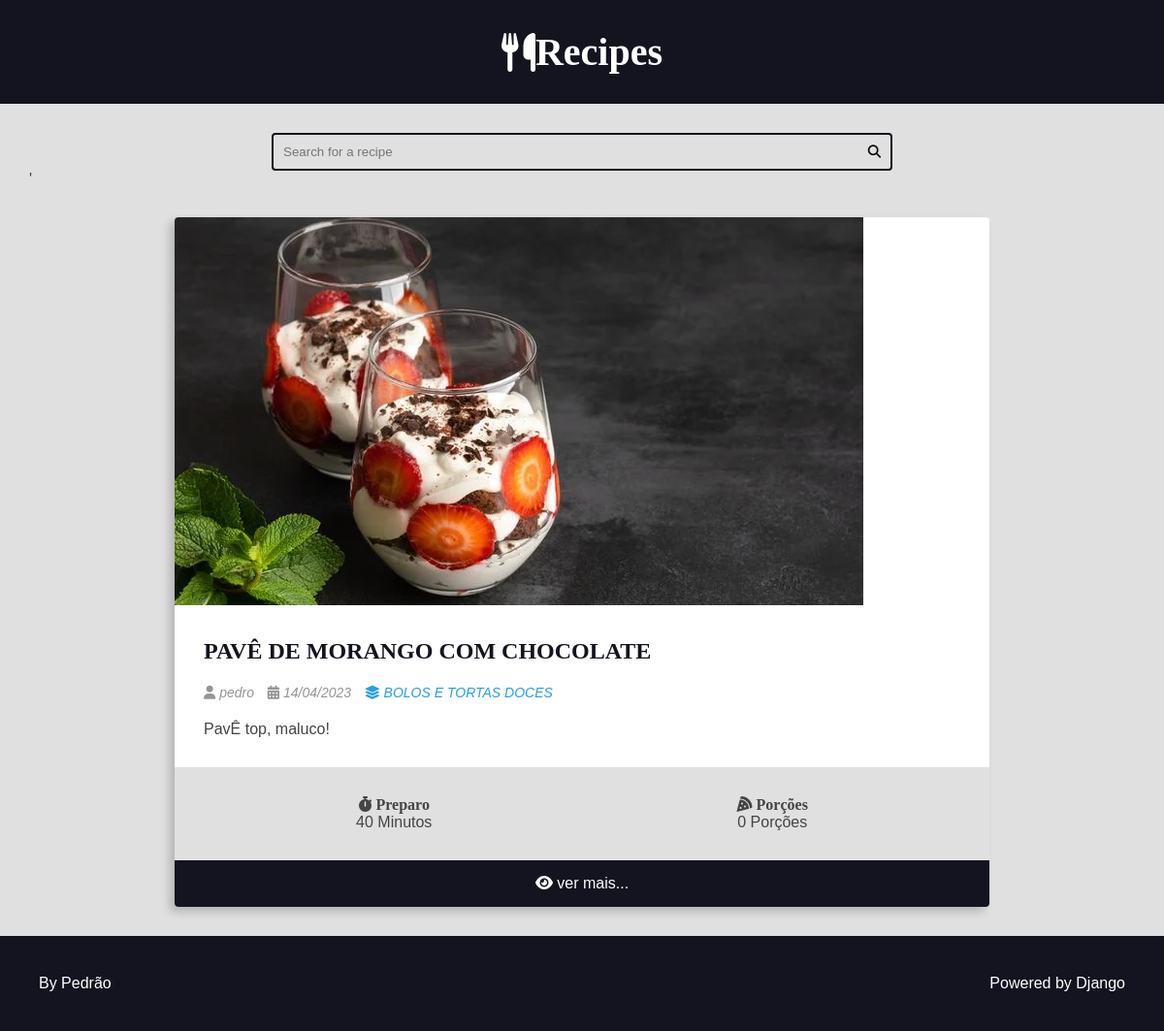
The page /recipes/2/ on the database its author committed.
### recipes/models.py (models this page shows, shortened)
class Recipe(models.Model):
    title = models.CharField(max_length=65)
    description = models.CharField(max_length=165)
    slug = models.SlugField(unique=True)
    preparation_time = models.IntegerField()
    preparation_time_unit = models.CharField(max_length=65)
    servings = models.IntegerField()
    servings_unit = models.CharField(max_length=65)
    preparation_steps = models.TextField()
    prepare_stes_is_html = models.BooleanField(default=False)
    created_at = models.DateField(auto_now_add=True)
    updated_at = models.DateField(auto_now=True)
    is_published = models.BooleanField(default=False)
    cover = models.ImageField(upload_to='recipes/cover/%Y/%m/%d', blank=True, default='')  # noqa: E501
    category = models.ForeignKey(Category, on_delete=models.SET_NULL, null=True, blank=True, default=None)  # noqa: E501
    author = models.ForeignKey(User, on_delete=models.SET_NULL, null=True)

class Category(models.Model):
    title = models.CharField(max_length=65)
    def __str__(self):
        return self.title

### recipes/views.py (the view)
# urls.py: path('', include('recipes.urls')),
def recipes(request, id):
    recipe = get_object_or_404(Recipe, pk=id, is_published=True)
    return render(request, 'recipes.html', context={
        'recipe': recipe,
        'is_detail_page': True,
        })

### recipes/templates/recipes.html (shortened to what this page needs)
{% extends 'base.html' %}
{% block content %}
    {% include "search.html" %}
    <main class="main-content-container">
        <div class="main-content main-content-detail container">
            {% include "card.html" %}
        </div>
    </main>
{% endblock content %}

### recipes/templates/card.html
<div class="recipe recipe-list-item">
    {% if recipe.cover %}
        <div class="recipe-cover">
            <a href=" {% url 'recipes:recipe' recipe.id %}">
                <img src="{{ recipe.cover.url }}" alt="Temporário">
            </a>
        </div>
    {% endif %}
    <div class="recipe-title-container">
        <h2 class="recipe-title">
            <a href="{% url 'recipes:recipe' recipe.id %}">
                {{ recipe.title }}
            </a>
        </h2>
    </div>
    <div class="recipe-author">
        <span class="recipe-author-item">
            <i class="fas fa-user"></i>
            {% if recipe.author is not None %}
                {% if recipe.author.firstname %}
                    {{ recipe.author.first_name }} {{recipe.author.last_name}}
                {% else %}
                    {{recipe.author.username}}
                {% endif %}
            {% else %}
                    Desconhecido
            {% endif %}
        </span>
        <span class="recipe-author-item">
            <i class="fas fa-calendar-alt"></i>
            {{ recipe.created_at|date:"d/m/Y" }}
        </span>
        {% if recipe.category is not None %}
            <span class="recipe-author-item">
                <a href="{% url 'recipes:category' recipe.category.id %}">
                    <i class="fas fa-layer-group"></i>
                    <span>{{recipe.category}}</span>
                </a>
            </span>
        {% endif %}
    </div>
    <div class="recipe-content">
        <p>{{ recipe.description}}</p>
    </div>
    <div class="recipe-meta-container">
        <div class="recipe-meta recipe-preparation">
            <h3 class="recipe-meta-title"><i class="fas fa-stopwatch"></i> Preparo</h3>
            <div class="recipe-meta-text">
                {{recipe.preparation_time }} Minutos
            </div>
        </div>
        <div class="recipe-meta recipe-servings">
            <h3 class="recipe-meta-title"><i class="fas fa-pizza-slice"></i> Porções</h3>
            <div class="recipe-meta-text">
                {{ recipe.servings }} Porções
            </div>
        </div>
    </div>
    <footer class="recipe-footer">
        <a class="recipe-read-more button button-dark button-full-width" href=" {% url 'recipes:recipe' recipe.id %}">
            <i class="fas fa-eye"></i>
            <span>ver mais...</span>
        </a>
    </footer>
</div>

### recipes/static/css/styles.css (style rules this page uses)
:root { --color-primary: #269fe6; --color-primary-hover: #2086c2; --color-primary-dark: #13141f; --color-primary-dark-hover: #212336; --color-primary-light: #d4ecfa; --color-primary-light-hover: #bdd8e7; --color-white: #fff; --color-black: #000; --color-dark-text: #444; --color-info-light: #cce5ff; --color-debug-light: #cce5ff; --color-success-light: #d4edda; --color-alert-light: #fff3cd; --color-warning-light: #fff3cd; --color-error-light: #f8d7da; --color-info-dark: #4d86c4; --color-debug-dark: #4d86c4; --color-success-dark: #4a9c5d; --color-alert-dark: #927f40; --color-warning-dark: #927f40; --color-error-dark: #da525d; --color-gray-0: #f9f9f9; --color-gray-1: #e0e0e0; --color-gray-2: #c7c7c7; --color-gray-3: #aeaeae; --color-gray-4: #959595; --color-gray-5: #7d7d7d; --color-gray-6: #646464; --color-gray-7: #4b4b4b; --color-gray-8: #323232; --color-gray-9: #191919; --font-primary: sans-serif; --font-headings: 'Roboto Slab', serif; --spacing-gutter-medium: 3rem; --spacing-gutter-large: 4rem; }
* { padding: 0; margin: 0; box-sizing: border-box; }
html { font-size: 62.5%; }
body { font-size: 1.6rem; font-family: var(--font-primary); background: var(--color-gray-1); color: var(--color-dark-text); }
h1, h2, h3, h4, h5, h6 { font-family: var(--font-headings); }
img { max-width: 100%; }
a { color: var(--color-primary); text-decoration: none; }
.container { max-width: 144rem; margin: 0 auto; padding: var(--spacing-gutter-medium); }
.main-content { padding-top: 0; }
.recipe { background: var(--color-white); box-shadow: -5px 5px 10px rgba(0, 0, 0, 0.2); transform: scale(1); transition: all 300ms ease-in-out; border-radius: 0.4rem; overflow: hidden; }
.recipe img { max-width: 100%; }
.recipe-list-item { max-width: 64rem; height: fit-content; }
.recipe-title-container { padding: var(--spacing-gutter-medium); padding-bottom: 2rem; }
.recipe-title-container a { text-decoration: none; color: var(--color-primary-dark); }
.recipe-author { padding: 0 var(--spacing-gutter-medium); }
.recipe-content { padding: var(--spacing-gutter-medium); padding-top: 2rem; }
.recipe-author-item { color: var(--color-gray-4); margin-right: 1rem; font-style: italic; font-size: 1.4rem; }
.recipe-author a { color: var(--color-primary); transition: all 300ms ease-in-out; text-decoration: none; }
.recipe-meta-container { display: flex; flex-flow: row wrap; padding: var(--spacing-gutter-medium); background: var(--color-gray-1); }
.recipe-meta { display: flex; flex-flow: column nowrap; flex-shrink: 1; flex-grow: 1; text-align: center; }
.recipe-meta-title { font-size: 1.6rem; }
.recipe-footer a { background: var(--color-primary-dark); display: block; color: var(--color-white); text-decoration: none; text-align: center; padding: 1.5rem var(--spacing-gutter-medium); transition: all 300ms ease-in-out; }
.main-content-detail .recipe-list-item { max-width: 84rem; margin: 0 auto; }

### rows shown on the page
Recipe: cover (picture), title "PAVÊ DE MORANGO COM CHOCOLATE", author.username "pedro", created_at "14/04/2023", category "BOLOS E TORTAS DOCES", description "PavÊ top, maluco!", preparation_time "40", servings "0"
